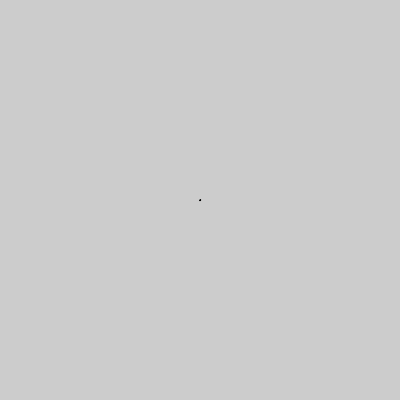
Frame 1 (no input)
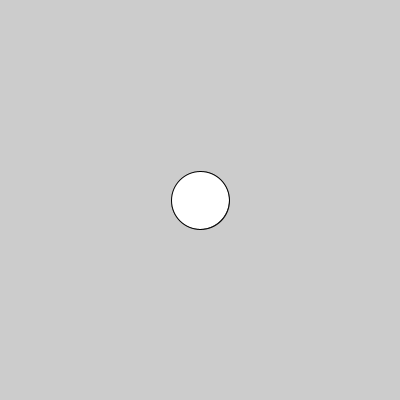
Frame 60 (the mouse pressed at the canvas centre just before this capture)
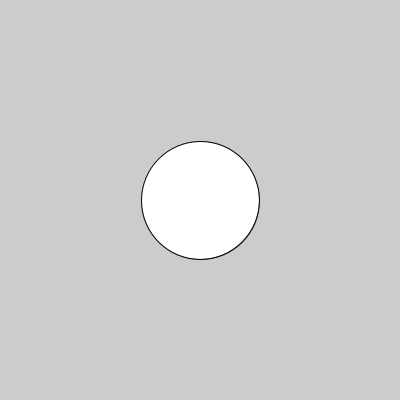
Frame 120 (the mouse held since frame 60 and released just before this capture)

The Processing sketch that drew these frames (run headless with seeded random() and noise(); from frame 60 on, the mouse is pressed at the canvas centre):

// Processing sketch: ejemploAnimacion
// ── ejemploAnimacion.pde
int tam;
boolean creciendo;
void setup() {
  size(400, 400);
}

void draw() {
  animacion();
}
void animacion() {
  if (creciendo) {
    tam++;
  } else {
    tam--;
  }

  if (tam > 150) {
    creciendo = false;
  } 
  if (tam < 1) {
    creciendo = true;
  }
  circle(width/2, height/2, tam);
}
